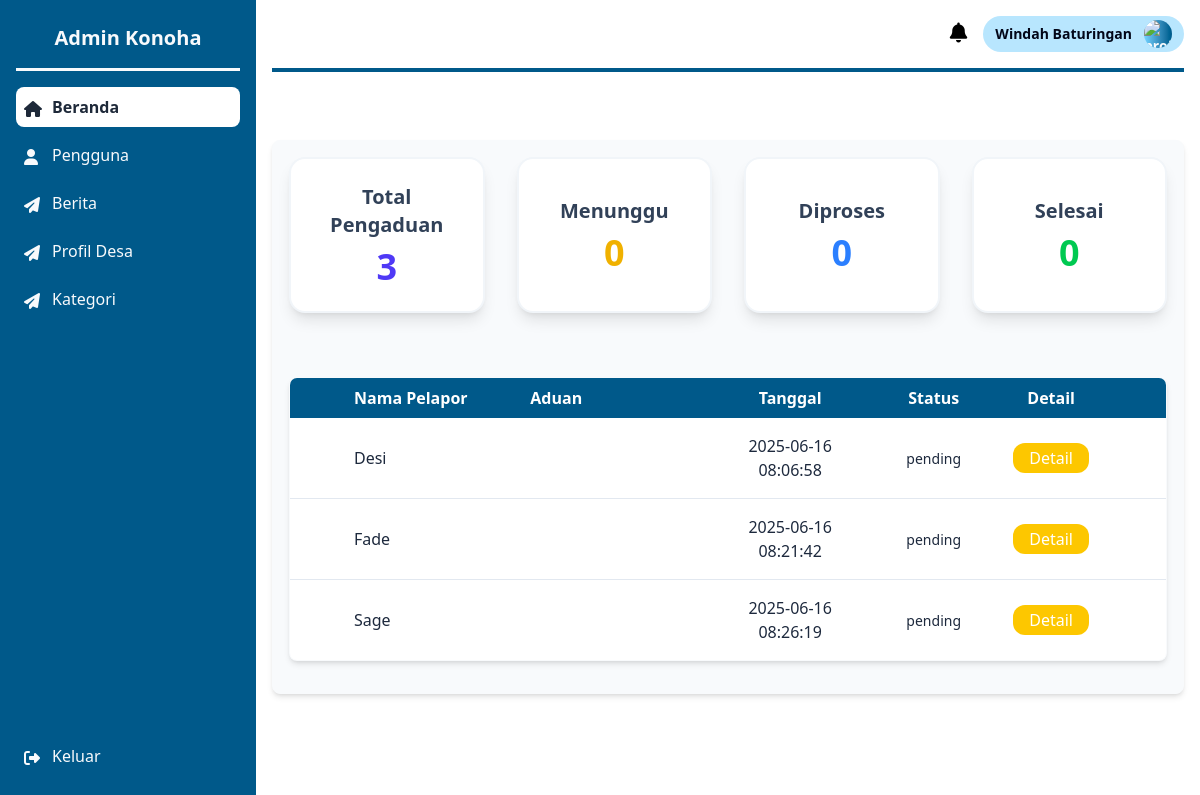
The page /konoha-adminPage/public/index.php on the database as committed earlier.
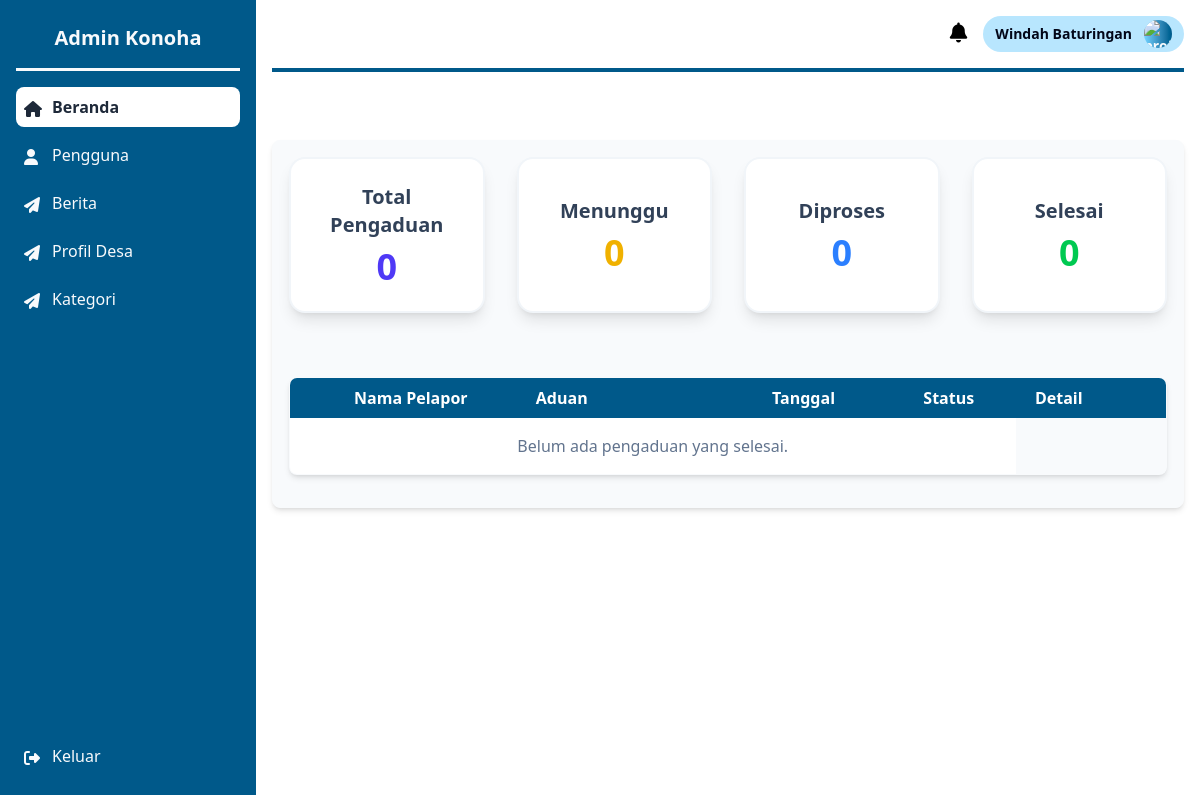
The same page on the database as committed later.
### tables this page shows
CREATE TABLE `pengaduan` (
  `id_pengaduan` int(11) NOT NULL,
  `nama_pelapor` varchar(255) NOT NULL,
  `nomor_telepon` varchar(25) DEFAULT NULL,
  `id_kategori` int(11) NOT NULL,
  `detail_pengaduan` text NOT NULL,
  `path_lampiran` varchar(255) DEFAULT NULL,
  `tanggal_dikirim` timestamp NOT NULL DEFAULT current_timestamp()
);

### konoha-adminPage/app/core/Controllers.php (called while the page is built, shortened)
<?php
class Controllers {
    public function view( $view, $data = [] ) {
        require_once "../app/views/" . $view . ".php";
    }
    public function model ( $model ) {
        return new $model;
    }
}
?>

### konoha-adminPage/app/controllers/Beranda_controller.php (called while the page is built, shortened)
<?php
class Beranda_controller extends Controllers {
    public function index() {
        $data['title'] = 'Admin - Beranda';
        $data['dataStatistik'] = $this->model('Beranda_model')->getStatistik($data);
        $data['dataPengaduan'] = $this->model('Beranda_model')->getAllStatistik(50, null, 'total');
        $data['menunggu'] = $this->model('Beranda_model')->getMenungguStatistik();
        $data['diproses'] = $this->model('Beranda_model')->getDiprosesStatistik();
        $data['selesai'] = $this->model('Beranda_model')->getSelesaiStatistik();
        $data['ditolak'] = $this->model('Beranda_model')->getDitolakStatistik();
        $data['berandaNav'] = 'flex items-center gap-2 p-2 mt-2 rounded-lg bg-white text-gray-800 font-semibold';
        $data['penggunaNav'] = 'flex items-center gap-2 p-2 mt-2 group hover:bg-white/50 hover:text-slate-800 rounded-lg transition';
        $data['beritaNav'] = 'flex items-center gap-2 p-2 mt-2 group hover:bg-white/50 hover:text-slate-800 rounded-lg transition';
        $data['profilNav'] = 'flex items-center gap-2 p-2 mt-2 group hover:bg-white/50 hover:text-slate-800 rounded-lg transition';
        $data['kategoriNav'] = 'flex items-center gap-2 p-2 mt-2 group hover:bg-white/50 hover:text-slate-800 rounded-lg transition';
        $this->view('beranda/index', $data);
    }
}
?>

### konoha-adminPage/app/core/App.php (called while the page is built, shortened)
<?php
class App {
    protected $method = 'index';
    protected $params = [];
    public function __construct() {
        $this->controller = new $this->controller;
        call_user_func_array([$this->controller, $this->method], $this->params);
    }
}
?>

### konoha-adminPage/public/index.php (called while the page is built, shortened)
<?php
$a = new App;
?>

### konoha-adminPage/app/core/Database.php (called while the page is built, shortened)
<?php
class Database {
    private $host = "localhost";
    private $db_name = "dbkonoha";
    private $username = "root";
    private $password = "";
    public $conn;
    private $stmt;
    public function __construct() {
        try {
            $this->conn = new PDO(
                "mysql:host=" . $this->host . ";dbname=" . $this->db_name . ";charset=utf8mb4",
                $this->username,
                $this->password,
                array(
                    PDO::ATTR_ERRMODE => PDO::ERRMODE_EXCEPTION,
                    PDO::ATTR_DEFAULT_FETCH_MODE => PDO::FETCH_ASSOC,
                    PDO::MYSQL_ATTR_INIT_COMMAND => "SET NAMES utf8mb4"
                )
                );
        } catch(PDOException $exception) {
            die($exception->getMessage());
        }
    }
    public function query($query) {
        $this->stmt = $this->conn->prepare($query);
    }
    public function execute() {
        $this->stmt->execute();
    }
    public function getAll() {
        $this->execute();
        return $this->stmt->fetchAll(PDO::FETCH_ASSOC);
    }
    public function get() {
        $this->execute();
        return $this->stmt->fetch(PDO::FETCH_ASSOC);
    }
}
?>

### konoha-adminPage/app/models/Beranda_model.php (called while the page is built, shortened)
<?php
class Beranda_model {
    private $conn;
    private $table_name = "pengaduan";
    public function __construct() {
        $this->conn = new Database();
    }
    public function getStatistik($data) {
        $query = "SELECT
                    COUNT(*) as total,
                    SUM(CASE WHEN status = 'menunggu' THEN 1 ELSE 0 END) as menunggu,
                    SUM(CASE WHEN status = 'diproses' THEN 1 ELSE 0 END) as diproses,
                    SUM(CASE WHEN status = 'selesai' THEN 1 ELSE 0 END) as selesai
                  FROM " . $this->table_name;
        $this->conn->query($query);
        $this->conn->execute();
        $result = $this->conn->get();
        $data = [
            'total' => $result['total'],
            'menunggu' => $result['menunggu'],
            'diproses' => $result['diproses'],
            'selesai' => $result['selesai']
        ];
        return $data;
    }
    public function getAllStatistik() {
        $query = "SELECT p.*, k.nama_kategori
                  FROM " . $this->table_name . " p
                  LEFT JOIN kategoripengaduan k ON p.id_kategori = k.id_kategori";
        $this->conn->query($query);
        return $this->conn->getAll();
    }
    public function getMenungguStatistik() {
        $query = "SELECT p.*, k.nama_kategori
                  FROM " . $this->table_name . " p
                  LEFT JOIN kategoripengaduan k ON p.id_kategori = k.id_kategori
                  WHERE p.status = 'menunggu'";
        $this->conn->query($query);
        return $this->conn->getAll();
    }
    public function getDiprosesStatistik() {
        $query = "SELECT p.*, k.nama_kategori
                  FROM " . $this->table_name . " p
                  LEFT JOIN kategoripengaduan k ON p.id_kategori = k.id_kategori
                  WHERE p.status = 'diproses'";
        $this->conn->query($query);
        return $this->conn->getAll();
    }
    public function getSelesaiStatistik() {
        $query = "SELECT p.*, k.nama_kategori
                  FROM " . $this->table_name . " p
                  LEFT JOIN kategoripengaduan k ON p.id_kategori = k.id_kategori
                  WHERE p.status = 'selesai'";
        $this->conn->query($query);
        return $this->conn->getAll();
    }
    public function getDitolakStatistik() {
        $query = "SELECT p.*, k.nama_kategori
                  FROM " . $this->table_name . " p
                  LEFT JOIN kategoripengaduan k ON p.id_kategori = k.id_kategori
                  WHERE p.status = 'ditolak'";
        $this->conn->query($query);
        return $this->conn->getAll();
    }
}
?>

### konoha-adminPage/app/views/beranda/index.php (the view, shortened to what the changed rows need)
<main class="p-4 overflow-y-auto flex-1">
    <a href="admin_statistik.html">
        <div class="bg-slate-50 border rounded-lg p-4 shadow-md mt-5">
            <form action="" method="post">
                <div class="grid grid-cols-1 sm:grid-cols-2 md:grid-cols-2 lg:grid-cols-4 gap-8 mb-16">
                    <button name="total" cursor="pointer" class="hover:scale-103 focus:bg-sky-50 bg-white rounded-2xl shadow-lg p-6 border-2 border-slate-100 hover:shadow-xl transition-all duration-700 ease-in-out">
                        <h3 class="text-xl font-semibold text-slate-700">Total Pengaduan</h3>
                        <p class="text-4xl font-bold text-indigo-600 mt-2">
                            <?= $data['dataStatistik']['total'] ?? 0 ?>
                        </p>
                    </button>
                </div>
            </form>
            <table class="w-full text-slate-800 border border-sky-800 rounded-lg overflow-hidden shadow-md mb-4">
                <thead class="bg-sky-800 text-white">
                    <tr>
                        <th class="pl-16 py-2 w-96 text-left">Nama Pelapor</th>
                        <th class="px-4 py-2 w-96 text-left">Aduan</th>
                        <th class="px-4 py-2 w-62 text-center">Tanggal</th>
                        <th class="px-4 py-2 w-52 text-center">Status</th>
                        <th class="pr-16 py-2 w-52 text-center">Detail</th>
                    </tr>
                </thead>
                <tbody class="bg-white divide-y divide-slate-200">
                    <?php if (!empty($data['dataPengaduan'])) : ?>
                        <?php foreach ($data['dataPengaduan'] as $aduan): ?>
                        <tr>
                            <td class="pl-16 py-4"><?= htmlspecialchars($aduan['nama_pelapor']) ?></td>
                            <td class="px-4 py-4"><?= htmlspecialchars($aduan['judul_pengaduan']) ?></td>
                            <td class="px-4 py-4 text-center"><?= htmlspecialchars($aduan['tanggal_dikirim']) ?></td>
                            <td class="px-4 py-4 text-center">
                                <span class="<?= $statusClass ?> text-sm font-medium py-1 rounded-full">
                                    <?= htmlspecialchars($aduan['status']) ?>
                                </span>
                            </td>
                            <td class="pr-16 py-4 justify-center text-center">
                                <a
                                    href="<?=BASEURL?>/Beranda_controller/detail/<?= $aduan['id_pengaduan'] ?>"
                                    class="px-4 py-1 bg-yellow-400 hover:bg-yellow-500 rounded-xl flex-1 h-7 w-15 text-center text-white">
                                    Detail
                                </a>
                            </td>
                        </tr>
                        <?php endforeach; ?>
                        <?php else: ?>
                        <tr>
                            <td colspan="4" class="py-4 px-6 text-center text-slate-500">Belum ada pengaduan yang selesai.</td>
                        </tr>
                    <?php endif; ?>
                </tbody>
            </table>
        </div>
    </a>
</main>

Rows that differ between the two databases and show on the page:
removed pengaduan: nama_pelapor "Desi", tanggal_dikirim "2025-06-16 08:06:58", status "pending"
removed pengaduan: nama_pelapor "Fade", tanggal_dikirim "2025-06-16 08:21:42", status "pending"
removed pengaduan: nama_pelapor "Sage", tanggal_dikirim "2025-06-16 08:26:19", status "pending"
Other text that changed with them:
$data['dataStatistik']['total']: "3" → "0"
text now shown: "Belum ada pengaduan yang selesai."
